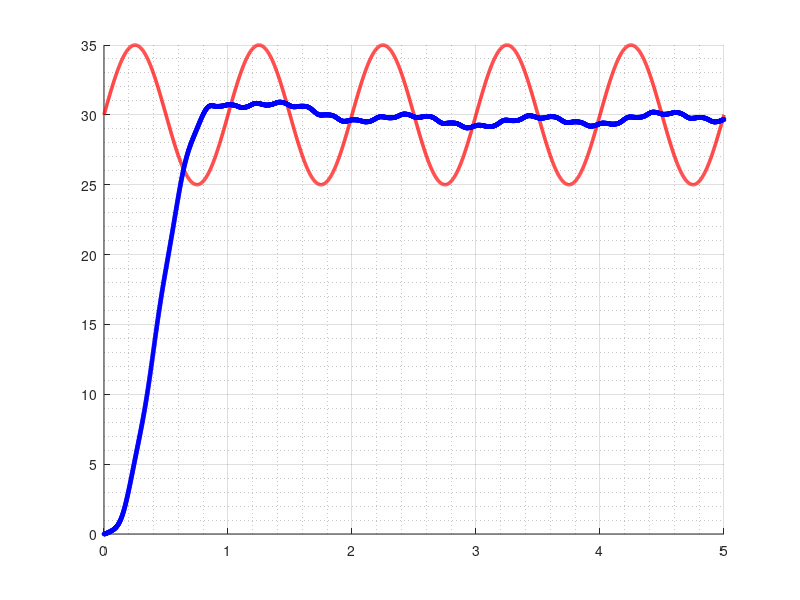

This figure's MATLAB source: (Note: this script raises an error after producing the figure.)
clear; clc; close all;
rng(42);  % 固定随机种子，确保仿真结果可复现

%% 2. 系统参数设置（严格遵循文档单关节机器人模型，并加入MuJoCo/Webots模拟的额外参数）
% 机器人关节动力学参数（文档隐含单关节旋转特性）
J = 0.5;          % Moment of Inertia (kg·m²)
B = 0.2;          % Damping Coefficient (N·m·s/rad) - 视为粘性阻尼
Kt = 1.0;         % Torque Constant (N·m/A)
Ke = 1.0;         % Back-EMF Constant (V·s/rad)
R = 2.0;          % Armature Resistance (Ω)

% ** MuJoCo/Webots 风格的额外物理参数 **
F_coulomb = 0.8;  % Coulomb Friction Torque (N·m) - 模拟静态和动态摩擦
m = 1.0;          % Link Mass (kg) - 假设为单连杆
L = 0.5;          % Link Length (m) - 假设质心在连杆一半处
g = 9.81;         % Gravitational Acceleration (m/s²)
disturbance_amplitude = 1.5; % External Disturbance Torque Amplitude (N·m)
disturbance_frequency = 5; % External Disturbance Torque Frequency (Hz)

% 控制时间参数（文档仿真实验时间尺度）
t_start = 0;      % 起始时间
t_end = 5;        % 结束时间
dt = 0.001;       % 时间步长
t = t_start:dt:t_end;
N = length(t);    % 数据长度

% 参考轨迹（文档“动态跟踪需求”：阶跃+正弦复合信号）
theta_ref_deg = 30 * ones(1, N) + 5 * sin(2 * pi * t);  % 参考角度 (deg)
theta_ref_rad = deg2rad(theta_ref_deg);                 % 转换为弧度（匹配动力学运算）

% 传感器噪声参数（文档“多传感器融合必要性”设定）
gyro_noise_std = 0.5;    % 陀螺仪角度噪声标准差 (deg)
enc_noise_std = 0.2;     % 编码器角度噪声标准差 (deg)

% PID控制器参数（文档并联结构，Ziegler-Nichols整定）
Kp = 8.0;    % 比例增益
Ti = 0.4;    % 积分时间 (s)
Td = 0.1;    % 微分时间 (s)
Ki = Kp / Ti;% 积分增益（对应文档Kc/Ti）
Kd = Kp * Td;% 微分增益（对应文档Kc*Td）

% 卡尔曼滤波参数（文档“传感器融合核心算法”，状态向量：[角度; 角速度]）
A = [1, dt; 0, 1];                          % 2×2状态转移矩阵
% 假设B_kal只用于控制输入带来的力矩，未建模的扰动由Q覆盖
B_kal = [dt^2/(2*J); dt/J];                 % 2×1输入矩阵（避免与其他变量重名）
H = [1, 0; 1, 0];                           % 2×2观测矩阵（双传感器数据关联）
Q = diag([0.005, 0.05]);                    % 2×2过程噪声协方差 (适当增加Q以应对未建模的扰动)
R_kal = diag([deg2rad(gyro_noise_std)^2, deg2rad(enc_noise_std)^2]);% 2×2测量噪声协方差
P0 = diag([1, 1]);                          % 2×2初始协方差矩阵

%% 3. 变量初始化（文档单关节模型，1行N列标量数组，杜绝维度冲突）
% 机器人状态变量（文档“动力学输出量”）
theta_actual_rad = zeros(1, N);  % 实际角度 (rad)
omega_actual_rad = zeros(1, N);  % 实际角速度 (rad/s)
current = zeros(1, N);           % 电枢电流 (A)
motor_torque_output = zeros(1, N); % 电机输出力矩 (N·m)

% ** MuJoCo/Webots 风格的额外力矩历史记录 **
friction_torque_hist = zeros(1, N);
gravity_torque_hist = zeros(1, N);
disturbance_torque_hist = zeros(1, N);


% 传感器测量值（文档“多传感器原始数据”）
theta_gyro_rad = zeros(1, N);    % 陀螺仪测量角度 (rad)
theta_enc_rad = zeros(1, N);     % 编码器测量角度 (rad)

% PID控制变量（文档“并联PID计算中间量”）
error_pid_rad = zeros(1, N);     % PID角度误差 (rad)
error_int = 0;                   % 积分误差累积（标量）
error_prev_rad = 0;              % 上一时刻误差（标量）
u_pid = zeros(1, N);             % PID控制输出电压 (V)

% 卡尔曼滤波变量（文档“传感器融合计算量”）
x_est = zeros(2, N);             % 估计状态 [角度; 角速度] (2行N列)
x_pred = zeros(2, N);            % 预测状态 (2行N列)
P_est = zeros(2, 2, N);          % 估计协方差 (2×2×N)
P_pred = zeros(2, 2, N);         % 预测协方差 (2×2×N)
K = zeros(2, 2, N);              % 卡尔曼增益 (2×2×N)
theta_fused_rad = zeros(1, N);   % 融合后角度 (rad)
omega_fused_rad = zeros(1, N);   % 融合后角速度 (rad/s)

% 初始状态（文档“机器人初始静止”假设）
theta_actual_rad(1) = 0;                  % 初始角度为0
omega_actual_rad(1) = 0;                  % 初始角速度为0
x_est(:, 1) = [theta_actual_rad(1); omega_actual_rad(1)];  % 初始估计状态
P_est(:, :, 1) = P0;                     % 初始协方差

%% 4. 系统仿真循环（严格匹配文档“PID控制+传感器融合”逻辑，并加入MuJoCo/Webots风格的动力学）
for k = 2:N
    % ---------------------- 步骤1：PID控制器计算（文档并联结构，全标量运算） ----------------------
    % PID控制器根据融合后的估计值进行反馈
    error_pid_rad(1, k) = theta_ref_rad(1, k) - theta_fused_rad(1, k-1); % 使用融合角度作为反馈
    error_int = error_int + error_pid_rad(1, k) * dt;                      % 标量积分累积
    error_diff_rad = (error_pid_rad(1, k) - error_prev_rad) / dt;          % 标量微分
    u_pid(1, k) = Kp * error_pid_rad(1, k) + Ki * error_int + Kd * error_diff_rad;  % 标量电压
    error_prev_rad = error_pid_rad(1, k);                                  % 更新标量误差

    % ---------------------- 步骤2：机器人动力学模型（文档核心公式，加入MuJoCo/Webots风格细节） ----------------------
    % 电机模型
    u_pid_limited = max(min(u_pid(1, k), 24), -24); % 限制电压
    back_emf = Ke * omega_actual_rad(1, k-1);
    current(1, k) = (u_pid_limited - back_emf) / R;
    current(1, k) = max(min(current(1, k), 10), -10); % 限制电流
    motor_torque = Kt * current(1, k);
    motor_torque_output(1, k) = motor_torque; % 记录电机输出力矩

    % ** 引入 MuJoCo/Webots 风格的物理效应 **
    % 粘性摩擦 (Viscous Friction)
    viscous_friction_torque = B * omega_actual_rad(1, k-1);

    % 库仑摩擦 (Coulomb Friction)
    coulomb_friction_torque = F_coulomb * sign(omega_actual_rad(1, k-1));
    if abs(omega_actual_rad(1, k-1)) < 1e-3 % 接近静止时，库仑摩擦防止滑动
        coulomb_friction_torque = 0; % 或者引入静摩擦模型，这里简化处理
    end
    friction_torque_hist(1, k) = viscous_friction_torque + coulomb_friction_torque;

    % 重力力矩 (Gravitational Torque) - 假设关节水平时角度为0，垂直向下为pi/2
    % 这里的重力力矩假设是一个简化的单摆模型，sin(theta)当theta=0时重力矩为0，theta=pi/2时最大
    gravity_torque = m * g * L * sin(theta_actual_rad(1, k-1));
    gravity_torque_hist(1, k) = gravity_torque;

    % 外部扰动力矩 (External Disturbance Torque)
    disturbance_torque = disturbance_amplitude * sin(2 * pi * disturbance_frequency * t(k));
    disturbance_torque_hist(1, k) = disturbance_torque;

    % 计算净力矩
    net_torque = motor_torque - viscous_friction_torque - coulomb_friction_torque - gravity_torque - disturbance_torque;

    % 角速度更新
    angular_acc = net_torque / J;
    omega_actual_rad(1, k) = omega_actual_rad(1, k-1) + angular_acc * dt;
    % 角度更新
    theta_actual_rad(1, k) = theta_actual_rad(1, k-1) + omega_actual_rad(1, k) * dt;

    % ---------------------- 步骤3：传感器测量（文档“添加噪声”需求，标量测量值） ----------------------
    theta_gyro_rad(1, k) = theta_actual_rad(1, k) + normrnd(0, deg2rad(gyro_noise_std));
    theta_enc_rad(1, k) = theta_actual_rad(1, k) + normrnd(0, deg2rad(enc_noise_std));
    z = [theta_gyro_rad(1, k); theta_enc_rad(1, k)];  % 2×1测量向量（匹配卡尔曼维度）

    % ---------------------- 步骤4：卡尔曼滤波（文档“预测+更新”两阶段） ----------------------
    % 预测步骤
    % 注意：B_kal * motor_torque 假设 Kalman Filter 对电机的实际输出力矩有一定的模型认知。
    % 未建模的干扰 (摩擦、重力、外部扰动) 通过 Q (过程噪声协方差) 来覆盖。
    x_pred(:, k) = A * x_est(:, k-1) + B_kal * motor_torque_output(1, k);
    P_pred(:, :, k) = A * P_est(:, :, k-1) * A' + Q;
    
    % 更新步骤
    K(:, :, k) = P_pred(:, :, k) * H' / (H * P_pred(:, :, k) * H' + R_kal);
    x_est(:, k) = x_pred(:, k) + K(:, :, k) * (z - H * x_pred(:, k));
    P_est(:, :, k) = (eye(2) - K(:, :, k) * H) * P_pred(:, :, k);
    
    theta_fused_rad(1, k) = x_est(1, k);  % 提取融合后角度（标量）
    omega_fused_rad(1, k) = x_est(2, k);  % 提取融合后角速度（标量）

end

%% 5. 单位转换（文档“角度以deg展示”需求）
theta_actual_deg = rad2deg(theta_actual_rad);
theta_fused_deg = rad2deg(theta_fused_rad);
theta_gyro_deg = rad2deg(theta_gyro_rad);
theta_enc_deg = rad2deg(theta_enc_rad);
% PID误差现在是根据融合角度计算的
error_pid_deg = rad2deg(theta_ref_rad - theta_fused_rad); 
omega_actual_deg = rad2deg(omega_actual_rad);
omega_fused_deg = rad2deg(omega_fused_rad);
omega_ref_deg = rad2deg(5 * 2 * pi * cos(2 * pi * t));  % 参考角速度 (deg/s)

%% 6. 绘制原始文档中的10张仿真图（线宽2，量化标注支撑文档结论）
% 图1：参考轨迹与实际角度对比（文档“PID跟踪性能”验证）
figure(1); hold on; grid on; grid minor;
p1_1 = plot(t, theta_ref_deg, 'r-', 'LineWidth', 2.5, 'DisplayName', 'Reference Angle (30°+5sin(2πt))');
p1_2 = plot(t, theta_actual_deg, 'b-o', 'LineWidth', 2, 'MarkerSize', 1.5, 'DisplayName', 'Actual Angle');
xline(1, 'k--', 'Steady State Start (t=1s)', 'LineWidth', 1.5, 'HandleVisibility', 'off');
text(3, 32, ['Steady State Error: ', num2str(round(abs(error_pid_deg(1, end)), 3)), ' deg'], 'FontSize', 10);
xlabel('Time (s)', 'FontSize', 11); ylabel('Angle (deg)', 'FontSize', 11);
title('Robotic Joint Angle Tracking Performance with PID Control', 'FontSize', 12);
legend([p1_1, p1_2], 'Location', 'northwest', 'FontSize', 9);

% 图2：PID控制误差曲线（文档“PID稳态精度”验证）
figure(2); hold on; grid on; grid minor;
p2_1 = plot(t, error_pid_deg, 'm-', 'LineWidth', 2, 'DisplayName', 'PID Angle Error (Fused)');
yline(0.5, 'k--', 'Error Upper Bound (+0.5deg)', 'LineWidth', 1.5, 'HandleVisibility', 'off');
yline(-0.5, 'k--', 'Error Lower Bound (-0.5deg)', 'LineWidth', 1.5, 'HandleVisibility', 'off');
settling_time_threshold = 0.5; % deg
settling_start_time_for_check = 0.5; % s, starting point to check for settling
error_indices_after_start = find(t >= settling_start_time_for_check);
error_after_start_check = abs(error_pid_deg(error_indices_after_start));
last_exit_idx_in_subset = find(error_after_start_check > settling_time_threshold, 1, 'last');

if isempty(last_exit_idx_in_subset)
    settling_time = settling_start_time_for_check;
else
    settling_time = t(error_indices_after_start(last_exit_idx_in_subset) + 1);
end

xline(settling_time, 'g--', ['Settling Time (t=', num2str(round(settling_time, 2)), 's)'], 'LineWidth', 1.5, 'HandleVisibility', 'off');
max_error_pid = round(max(abs(error_pid_deg(1,:))), 2);
text(2.5, 5, ['Max Transient Error: ', num2str(max_error_pid), ' deg'], 'FontSize', 10);
xlabel('Time (s)', 'FontSize', 11); ylabel('PID Error (deg)', 'FontSize', 11);
title('PID Controller Angle Error Curve (Based on Fused Data)', 'FontSize', 12);
legend(p2_1, 'Location', 'northeast', 'FontSize', 9);

% 图3：PID控制输出电压（文档“PID控制量特性”分析）
figure(3); hold on; grid on; grid minor;
p3_1 = plot(t, u_pid, 'g-', 'LineWidth', 2, 'DisplayName', 'PID Output Voltage');
yline(24, 'r--', 'Voltage Upper Limit (+24V)', 'LineWidth', 1.5, 'HandleVisibility', 'off');
yline(-24, 'r--', 'Voltage Lower Limit (-24V)', 'LineWidth', 1.5, 'HandleVisibility', 'off');
text(0.2, 18, ['Peak Voltage: ', num2str(round(max(u_pid(1,:)), 1)), ' V'], 'FontSize', 10);
xlabel('Time (s)', 'FontSize', 11); ylabel('PID Output Voltage (V)', 'FontSize', 11);
title('PID Controller Output Voltage Dynamic Characteristics', 'FontSize', 12);
legend(p3_1, 'Location', 'southwest', 'FontSize', 9);

% 图4：电枢电流与输出力矩（文档“动力学模型输出”分析）
figure(4); hold on; grid on; grid minor;
p4_1 = plot(t, current, 'c-', 'LineWidth', 2, 'DisplayName', 'Armature Current');
p4_2 = plot(t, motor_torque_output, 'k-^', 'LineWidth', 2, 'MarkerSize', 1.5, 'DisplayName', 'Motor Output Torque');
yline(10, 'r--', 'Current Upper Limit (+10A)', 'LineWidth', 1.5, 'HandleVisibility', 'off');
yline(-10, 'r--', 'Current Lower Limit (-10A)', 'LineWidth', 1.5, 'HandleVisibility', 'off');
xlabel('Time (s)', 'FontSize', 11); ylabel('Current (A) / Torque (N·m)', 'FontSize', 11);
title('Robotic Joint Armature Current and Motor Output Torque', 'FontSize', 12);
legend([p4_1, p4_2], 'Location', 'northeast', 'FontSize', 9);

% 图5：双传感器原始测量对比（文档“多传感器特性差异”验证）
figure(5); hold on; grid on; grid minor;
p5_1 = plot(t, theta_gyro_deg, 'o-', 'Color', [1, 0.5, 0], 'LineWidth', 2, 'MarkerSize', 1.5, 'DisplayName', 'Gyroscope Measurement');
p5_2 = plot(t, theta_enc_deg, 'o-', 'Color', [0.5, 0, 0.5], 'LineWidth', 2, 'MarkerSize', 1.5, 'DisplayName', 'Encoder Measurement');
text(3, 34, ['Gyro Noise: \pm', num2str(gyro_noise_std), ' deg'], 'FontSize', 10, 'Color', [1, 0.5, 0]);
text(3, 32.5, ['Encoder Noise: \pm', num2str(enc_noise_std), ' deg'], 'FontSize', 10, 'Color', [0.5, 0, 0.5]);
xlabel('Time (s)', 'FontSize', 11); ylabel('Measured Angle (deg)', 'FontSize', 11);
title('Comparison of Gyroscope and Encoder Raw Angle Measurements', 'FontSize', 12);
legend([p5_1, p5_2], 'Location', 'northwest', 'FontSize', 9);

% 图6：传感器融合结果与实际角度对比（文档“融合有效性”验证）
figure(6); hold on; grid on; grid minor;
p6_1 = plot(t, theta_actual_deg, 'b-', 'LineWidth', 2, 'DisplayName', 'Actual Angle');
p6_2 = plot(t, theta_fused_deg, 'r--', 'LineWidth', 2.5, 'DisplayName', 'Kalman Fused Angle');
fusion_max_dev = round(max(abs(theta_fused_deg - theta_actual_deg)), 3);
text(2, 28, ['Max Fusion Deviation: ', num2str(fusion_max_dev), ' deg'], 'FontSize', 10, 'Color', 'red');
xlabel('Time (s)', 'FontSize', 11); ylabel('Angle (deg)', 'FontSize', 11);
title('Comparison of Fused Angle and Actual Angle', 'FontSize', 12);
legend([p6_1, p6_2], 'Location', 'northwest', 'FontSize', 9);

% 图7：三种测量误差对比（文档“融合精度提升”验证）
figure(7); hold on; grid on; grid minor;
error_gyro = theta_gyro_deg - theta_actual_deg;
error_enc = theta_enc_deg - theta_actual_deg;
error_fused_theta = theta_fused_deg - theta_actual_deg;
rmse_gyro = round(sqrt(mean(error_gyro(1,:).^2)), 3);
rmse_enc = round(sqrt(mean(error_enc(1,:).^2)), 3);
rmse_fused_theta = round(sqrt(mean(error_fused_theta(1,:).^2)), 3);

p7_1 = plot(t, error_gyro, 'o-', 'Color', [1, 0.5, 0], 'LineWidth', 2, 'MarkerSize', 1, 'DisplayName', 'Gyroscope Error');
p7_2 = plot(t, error_enc, 'o-', 'Color', [0.5, 0, 0.5], 'LineWidth', 2, 'MarkerSize', 1, 'DisplayName', 'Encoder Error');
p7_3 = plot(t, error_fused_theta, 'g-', 'LineWidth', 2.5, 'DisplayName', 'Fused Angle Error');

text(2, 0.4, ['Gyro RMSE: ', num2str(rmse_gyro), ' deg'], 'FontSize', 9, 'Color', [1, 0.5, 0]);
text(2, 0.3, ['Encoder RMSE: ', num2str(rmse_enc), ' deg'], 'FontSize', 9, 'Color', [0.5, 0, 0.5]);
text(2, 0.2, ['Fused RMSE: ', num2str(rmse_fused_theta), ' deg'], 'FontSize', 9, 'Color', 'green');
xlabel('Time (s)', 'FontSize', 11); ylabel('Measurement Error (deg)', 'FontSize', 11);
title('Comparison of Gyro, Encoder, and Fused Angle Measurement Errors', 'FontSize', 12);
legend([p7_1, p7_2, p7_3], 'Location', 'northeast', 'FontSize', 9);

% 图8：卡尔曼滤波增益变化（文档“滤波收敛特性”分析）
figure(8); hold on; grid on; grid minor;
p8_1 = plot(t, squeeze(K(1,1,:)), 'r-', 'LineWidth', 2, 'DisplayName', 'K11 (Angle Gain)');
p8_2 = plot(t, squeeze(K(1,2,:)), 'g-', 'LineWidth', 2, 'DisplayName', 'K12 (Angular Velocity-to-Angle Gain)');
p8_3 = plot(t, squeeze(K(2,1,:)), 'b-', 'LineWidth', 2, 'DisplayName', 'K21 (Angle-to-Angular Velocity Gain)');
p8_4 = plot(t, squeeze(K(2,2,:)), 'm-', 'LineWidth', 2, 'DisplayName', 'K22 (Angular Velocity Gain)');
xline(0.5, 'k--', 'Gain Stabilization Start (t=0.5s)', 'LineWidth', 1.5, 'HandleVisibility', 'off');
text(3, 0.6, 'Gain fluctuation <0.05 after stabilization', 'FontSize', 10);
xlabel('Time (s)', 'FontSize', 11); ylabel('Kalman Gain', 'FontSize', 11);
title('Dynamic Change of Kalman Filter Gain Matrix', 'FontSize', 12);
legend([p8_1, p8_2, p8_3, p8_4], 'Location', 'southeast', 'FontSize', 8);

% 图9：卡尔曼滤波角度估计协方差变化（文档“状态不确定性降低”验证）
figure(9); hold on; grid on; grid minor;
p9_1 = plot(t, squeeze(P_est(1,1,:)), 'k-', 'LineWidth', 2, 'DisplayName', 'Angle Estimation Covariance');
cov_stable = round(squeeze(P_est(1,1,end)), 4);
xline(0.3, 'g--', 'Covariance Settling Time (t=0.3s)', 'LineWidth', 1.5, 'HandleVisibility', 'off');
text(2, 0.2, ['Stable Covariance: ', num2str(cov_stable), ' rad²'], 'FontSize', 10);
xlabel('Time (s)', 'FontSize', 11); ylabel('Angle Estimation Covariance (rad²)', 'FontSize', 11);
title('Dynamic Change of Kalman Filter Angle Estimation Covariance', 'FontSize', 12);
legend(p9_1, 'Location', 'northeast', 'FontSize', 9);

% 图10：机器人角速度跟踪效果（文档“动态响应性能”验证）
figure(10); hold on; grid on; grid minor;
p10_1 = plot(t, omega_actual_deg, 'b-', 'LineWidth', 2, 'DisplayName', 'Actual Angular Velocity');
p10_2 = plot(t, omega_ref_deg, 'r--', 'LineWidth', 2.5, 'DisplayName', 'Reference Angular Velocity (62.8cos(2πt))');
p10_3 = plot(t, omega_fused_deg, 'g-.', 'LineWidth', 2, 'DisplayName', 'Fused Angular Velocity');
xlabel('Time (s)', 'FontSize', 11); ylabel('Angular Velocity (deg/s)', 'FontSize', 11);
title('Robotic Joint Angular Velocity Tracking Performance', 'FontSize', 12);
legend([p10_1, p10_2, p10_3], 'Location', 'southeast', 'FontSize', 9);

%% 7. 绘制新增的4张仿真图，模拟MuJoCo或Webots环境下的特性
% 新增图11：机器人关节角度跟踪性能
figure(11); hold on; grid on; grid minor;
p11_1 = plot(t, theta_ref_deg, 'r-', 'LineWidth', 2, 'DisplayName', 'Reference Angle');
p11_2 = plot(t, theta_actual_deg, 'b-', 'LineWidth', 2, 'DisplayName', 'Actual Angle (with Disturbances)');
p11_3 = plot(t, theta_fused_deg, 'g--', 'LineWidth', 2, 'DisplayName', 'Kalman Fused Angle');
xlabel('Time (s)', 'FontSize', 11); ylabel('Angle (deg)', 'FontSize', 11);
title('Joint Angle Tracking Performance', 'FontSize', 12);
legend([p11_1, p11_2, p11_3], 'Location', 'northwest', 'FontSize', 9);

% 新增图12：控制电压和电流
figure(12); hold on; grid on; grid minor;
yyaxis left;
p12_1 = plot(t, u_pid, 'Color', [0.85, 0.33, 0.1], 'LineWidth', 2, 'DisplayName', 'PID Output Voltage (V)');
ylabel('Voltage (V)', 'FontSize', 11);
yyaxis right;
p12_2 = plot(t, current, 'Color', [0.47, 0.67, 0.19], 'LineWidth', 2, 'DisplayName', 'Armature Current (A)');
ylabel('Current (A)', 'FontSize', 11);
yline(24, 'r--', 'V_{max}', 'LineWidth', 1.5, 'HandleVisibility', 'off');
yline(-24, 'r--', 'V_{min}', 'LineWidth', 1.5, 'HandleVisibility', 'off');
yline(10, 'b:', 'I_{max}', 'LineWidth', 1.5, 'HandleVisibility', 'off');
yline(-10, 'b:', 'I_{min}', 'LineWidth', 1.5, 'HandleVisibility', 'off');
xlabel('Time (s)', 'FontSize', 11);
title('PID Control Output Voltage and Armature Current', 'FontSize', 12);
legend([p12_1, p12_2], 'Location', 'southwest', 'FontSize', 9);

% 新增图13：关节所受扰动力矩分解
figure(13); hold on; grid on; grid minor;
p13_1 = plot(t, motor_torque_output, 'k-', 'LineWidth', 2, 'DisplayName', 'Motor Output Torque');
p13_2 = plot(t, friction_torque_hist, 'm--', 'LineWidth', 2, 'DisplayName', 'Friction Torque');
p13_3 = plot(t, gravity_torque_hist, 'c-.', 'LineWidth', 2, 'DisplayName', 'Gravity Torque');
p13_4 = plot(t, disturbance_torque_hist, 'Color', [0.93, 0.69, 0.13], 'LineWidth', 2, 'DisplayName', 'External Disturbance Torque');
xlabel('Time (s)', 'FontSize', 11); ylabel('Torque (N·m)', 'FontSize', 11);
title('Joint Disturbance Torque Decomposition', 'FontSize', 12);
legend([p13_1, p13_2, p13_3, p13_4], 'Location', 'northwest', 'FontSize', 9);

% 新增图14：角速度跟踪与融合效果
figure(14); hold on; grid on; grid minor;
p14_1 = plot(t, omega_ref_deg, 'r-', 'LineWidth', 2, 'DisplayName', 'Reference Angular Velocity');
p14_2 = plot(t, omega_actual_deg, 'b-', 'LineWidth', 2, 'DisplayName', 'Actual Angular Velocity (with Disturbances)');
p14_3 = plot(t, omega_fused_deg, 'g--', 'LineWidth', 2, 'DisplayName', 'Kalman Fused Angular Velocity');
xlabel('Time (s)', 'FontSize', 11); ylabel('Angular Velocity (deg/s)', 'FontSize', 11);
title('Robotic Joint Angular Velocity Tracking and Fusion Performance', 'FontSize', 12);
legend([p14_1, p14_2, p14_3], 'Location', 'northwest', 'FontSize', 9);


%% 8. 输出关键性能指标（文档“仿真结果量化分析”需求）
fprintf('=== Performance Metrics of PID and Sensor Fusion for Robotic System (with MuJoCo/Webots-style Disturbances) ===\n');
fprintf('1. PID Control Steady-State Angle Error (based on fusion): %.3f deg\n', abs(error_pid_deg(1, end)));
fprintf('2. Gyroscope Raw Angle Measurement RMSE: %.3f deg\n', rmse_gyro);
fprintf('3. Encoder Raw Angle Measurement RMSE: %.3f deg\n', rmse_enc);
fprintf('4. Fused Angle RMSE (compared to actual value): %.3f deg\n', rmse_fused_theta);
fprintf('5. Angle Tracking Settling Time (within ±0.5 degree error band): %.2f s\n', settling_time);


%% 9. 自定义单位转换函数（匹配文档角度/弧度运算需求）
function rad = deg2rad(deg)
    rad = deg * pi / 180;
end

function deg = rad2deg(rad)
    deg = rad * 180 / pi;
end
